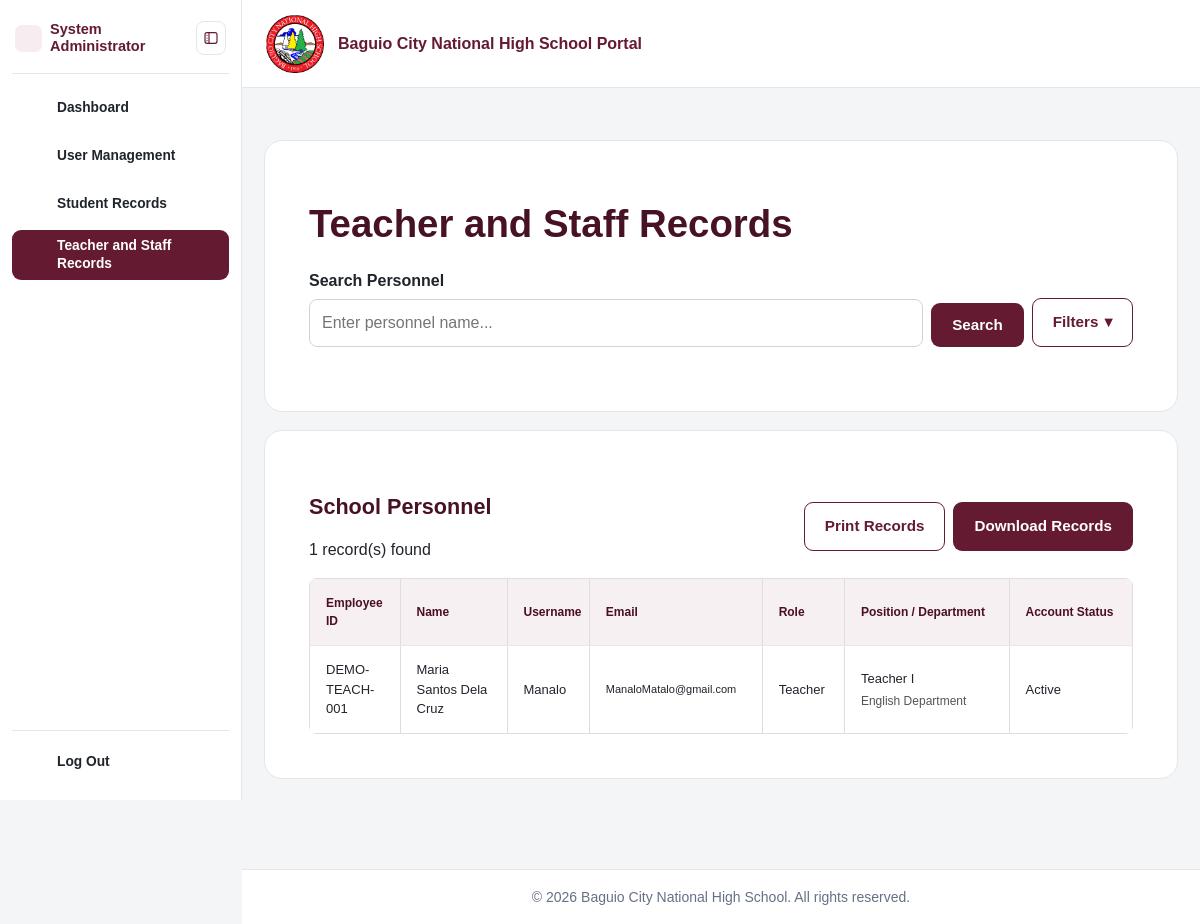
The page /admin/staff_records.php (signed in) on the database as committed earlier.
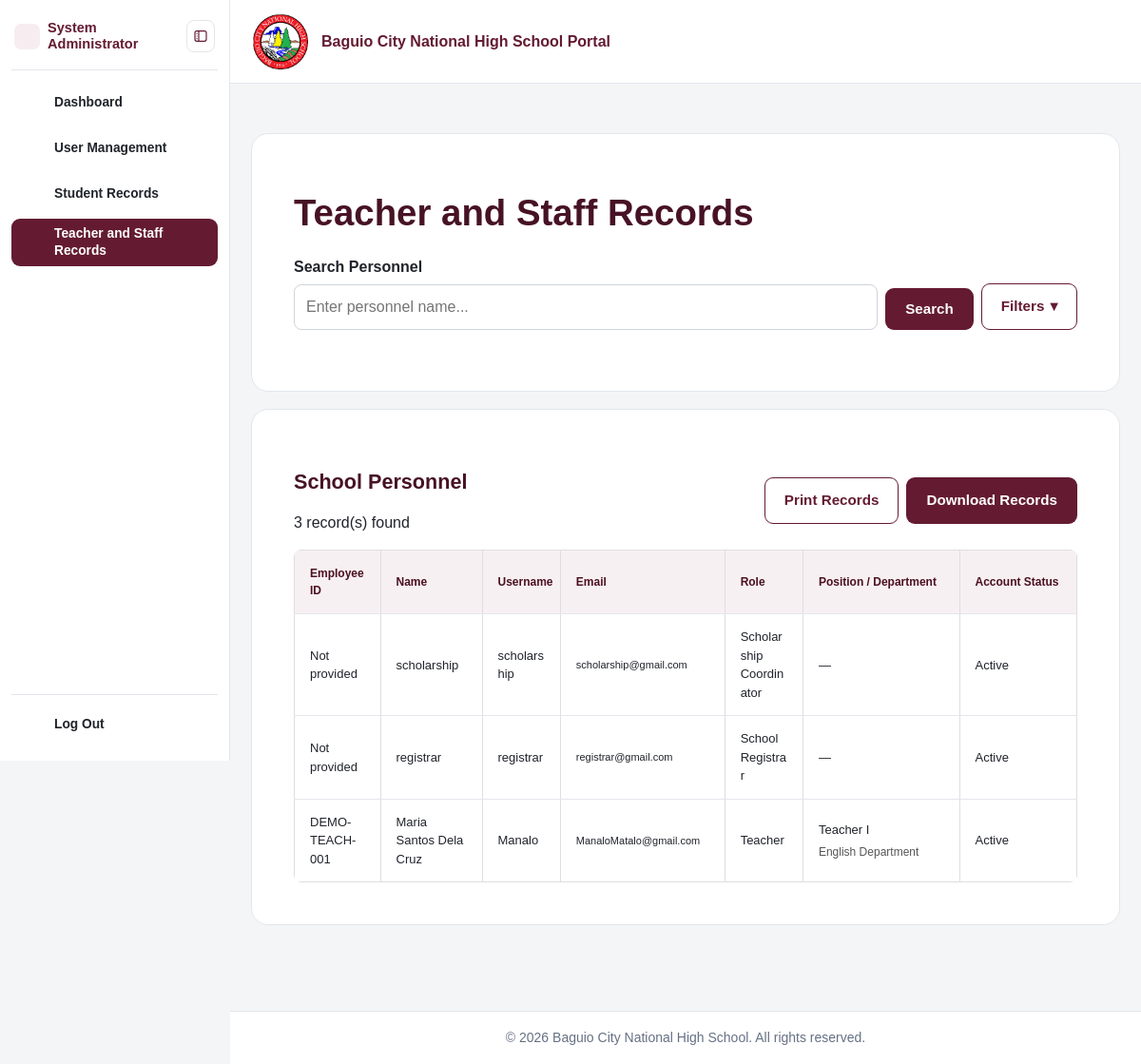
The same page on the database as committed later.
### tables this page shows
CREATE TABLE `users` (
  `user_id` int(10) UNSIGNED NOT NULL,
  `role_id` int(10) UNSIGNED NOT NULL,
  `username` varchar(60) NOT NULL,
  `email` varchar(150) NOT NULL,
  `password_hash` varchar(255) NOT NULL,
  `account_status` enum('Active','Inactive','Locked') NOT NULL DEFAULT 'Active',
  `created_at` timestamp NOT NULL DEFAULT current_timestamp(),
  `updated_at` timestamp NULL DEFAULT NULL ON UPDATE current_timestamp()
);

CREATE TABLE `staff_profiles` (
  `staff_profile_id` int(10) UNSIGNED NOT NULL,
  `user_id` int(10) UNSIGNED NOT NULL,
  `employee_id` varchar(30) NOT NULL,
  `first_name` varchar(100) NOT NULL,
  `middle_name` varchar(100) DEFAULT NULL,
  `last_name` varchar(100) NOT NULL,
  `birth_date` date DEFAULT NULL,
  `contact_number` varchar(30) DEFAULT NULL,
  `address` text DEFAULT NULL,
  `position_title` varchar(100) DEFAULT NULL,
  `department` varchar(100) DEFAULT NULL,
  `employment_type` varchar(50) DEFAULT NULL,
  `hire_date` date DEFAULT NULL,
  `employment_status` enum('Active','On Leave','Resigned','Retired') NOT NULL DEFAULT 'Active',
  `created_at` timestamp NOT NULL DEFAULT current_timestamp(),
  `updated_at` timestamp NOT NULL DEFAULT current_timestamp() ON UPDATE current_timestamp()
);

CREATE TABLE `roles` (
  `role_id` int(10) UNSIGNED NOT NULL,
  `role_name` varchar(60) NOT NULL
);

### includes/functions.php (called while the page is built, shortened)
<?php
function e(?string $value): string
{
    return htmlspecialchars($value ?? '', ENT_QUOTES, 'UTF-8');
}
function current_user(): ?array
{
    return $_SESSION['user'] ?? null;
}

### admin/staff_records.php (the view, shortened to what the changed rows need)
<?php
require_once __DIR__ . '/../includes/bootstrap.php';
$sql = "SELECT
            u.user_id,
            u.username,
            u.email,
            u.account_status,
            r.role_name,
            sp.employee_id,
            sp.first_name,
            sp.middle_name,
            sp.last_name,
            sp.position_title,
            sp.department
        FROM users u
        INNER JOIN roles r ON r.role_id = u.role_id
        LEFT JOIN staff_profiles sp ON sp.user_id = u.user_id
        WHERE r.role_name IN (
            'School Registrar',
            'Teacher',
            'Enrollment Committee',
            'Scholarship Coordinator'
        )";
$params = [];
$sql .= " ORDER BY r.role_name ASC, sp.last_name ASC, u.username ASC";
$query = $pdo->prepare($sql);
$query->execute($params);
$staffMembers = $query->fetchAll(PDO::FETCH_ASSOC);
require_once __DIR__ . '/../includes/header.php';
?>
<section class="form-card">
    <h1>Teacher and Staff Records</h1>
</section>
<section class="form-card">
    <div class="section-heading staff-records-heading">
        <div>
            <h2>School Personnel</h2>
            <p><?= count($staffMembers) ?> record(s) found</p>
        </div>
    </div>
    <?php if (!$staffMembers): ?>
        <p>No teacher or staff accounts found.</p>
    <?php else: ?>
        <div class="staff-table-container">
            <table class="staff-records-table">
                <thead>
                    <tr>
                        <th>Employee ID</th>
                        <th>Name</th>
                        <th>Username</th>
                        <th>Email</th>
                        <th>Role</th>
                        <th>Position / Department</th>
                        <th>Account Status</th>
                    </tr>
                </thead>
                <tbody>
                    <?php foreach ($staffMembers as $member): ?>
                        <tr>
                            <td>
                                <?= e($member['employee_id'] ?? 'Not provided') ?>
                            </td>
                            <td>
                                <?php
                                $fullName = trim(
                                    ($member['first_name'] ?? '') . ' ' .
                                    (!empty($member['middle_name']) ? $member['middle_name'] . ' ' : '') .
                                    ($member['last_name'] ?? '')
                                );
                                ?>
                                <?= e($fullName !== '' ? $fullName : $member['username']) ?>
                            </td>
                            <td>
                                <?= e($member['username']) ?>
                            </td>
                            <td class="staff-email">
                                <?= e($member['email']) ?>
                            </td>
                            <td>
                                <?= e($member['role_name']) ?>
                            </td>
                            <td>
                                <?= e($member['position_title'] ?? '—') ?>
                                <?php if (!empty($member['department'])): ?>
                                    <small class="staff-department">
                                        <?= e($member['department']) ?>
                                    </small>
                                <?php endif; ?>
                            </td>
                            <td>
                                <?= e($member['account_status']) ?>
                            </td>
                        </tr>
                    <?php endforeach; ?>
                </tbody>
            </table>
        </div>
    <?php endif; ?>
</section>
<?php require_once __DIR__ . '/../includes/footer.php'; ?>

### includes/sidebar.php (shortened to what the changed rows need)
<?php
$sidebarUser = $user ?? current_user();
$sidebarRole = $sidebarUser['role_name'] ?? '';
$sidebarPage = basename($_SERVER['PHP_SELF'] ?? '');
$sidebarLinks = [];
$sidebarHeading = 'Navigation';
$sidebarAdd = static function (string $label, string $url, string $page, string $icon) use (&$sidebarLinks): void {
    $sidebarLinks[] = ['label' => $label, 'url' => $url, 'pages' => [$page], 'icon' => $icon];
};
if ($sidebarRole === 'System Administrator') {
    $sidebarHeading = 'System Administrator';
} else {
    $sidebarAdd('Home', '/index.php', 'index.php', 'dashboard');
    $sidebarAdd('Announcements', '/announcements.php', 'announcements.php', 'announcement');
    $sidebarAdd('Log In', '/login.php', 'login.php', 'profile');
    $sidebarAdd('How to Register?', '/register.php', 'register.php', 'new-enrollment');
}
$sidebarRelatedPages = [
    'settings.php' => ['profile.php', 'change_password.php'],
    'enrollment_review.php' => ['review_application.php'],
    'my_applications.php' => ['edit_enrollment.php', 'scholarship_status.php'],
    'scholarship_programs.php' => ['add_scholarship_program.php', 'edit_scholarship_program.php'],
    'student_records.php' => ['student_records_report.php'],
    'staff_records.php' => ['staff_records_report.php'],
];
?>
<aside class="main-sidebar" id="mainSidebar" aria-label="Portal menu" aria-hidden="true" inert>
    <div class="main-sidebar-header sidebar-heading">
        <div class="sidebar-role-identity">
            <div class="sidebar-identity-text">
                <h2<?= $sidebarRole === 'Student' ? ' title="' . e($sidebarHeading) . '"' : '' ?>><?= e($sidebarHeading) ?></h2>
            </div>
        </div>
    </div>
    <nav class="main-sidebar-nav" id="portalNavigationLinks" aria-label="Portal navigation">
        <?php foreach ($sidebarLinks as $link): ?>
            <?php
            $sidebarLinkPage = $link['pages'][0];
            $isCurrentPage = $sidebarPage === $sidebarLinkPage;
            $isActive = $isCurrentPage || in_array($sidebarPage, $sidebarRelatedPages[$sidebarLinkPage] ?? [], true);
            ?>
            <a href="<?= BASE_URL . $link['url'] ?>" class="sidebar-nav-link <?= $isActive ? 'active' : '' ?>"
               aria-label="<?= e($link['label']) ?>" title="<?= e($link['label']) ?>"
               <?= $isActive ? 'aria-current="' . ($isCurrentPage ? 'page' : 'location') . '"' : '' ?>>
                <span class="sidebar-nav-icon"><?= $sidebarIcons[$link['icon']] ?></span>
                <span class="sidebar-nav-text"><?= e($link['label']) ?></span>
            </a>
        <?php endforeach; ?>
    </nav>
</aside>

Rows that differ between the two databases and show on the page:
added users: employee_id "Not provided", username "scholarship", email "scholarship@gmail.com", role.role_name "Scholarship Coordinator", position_title "—", account_status "Active"
added users: employee_id "Not provided", username "registrar", email "registrar@gmail.com", role.role_name "School Registrar", position_title "—", account_status "Active"
Other text that changed with them:
count($staffMembers): "1" → "3"
